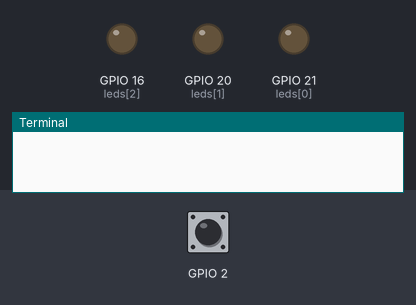
The program below on a simulated Raspberry Pi (BCM pin numbers). Parts: output pins drawn as LEDs (lit = HIGH), the last lines printed to the terminal. Inputs (shaded band) come from the test bench; at power-on: GPIO 2 HIGH.

Above: at 3.2 s.
3.3 s: GPIO 2 pulled LOW for 0.15 s
At 4.5 s:
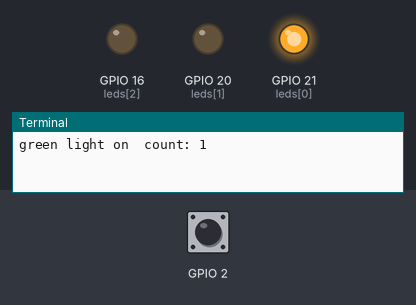
4.9 s: GPIO 2 pulled LOW for 1 s
At 5.7 s:
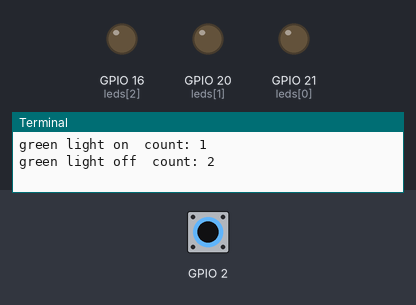
7.4 s: GPIO 2 pulled LOW for 3.2 s
At 8.8 s:
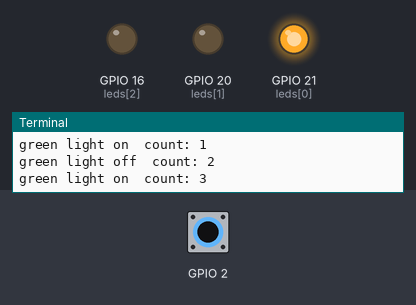
Timing chart, 0 to 10.4 s (numbered marks = the images above; inputs shaded):
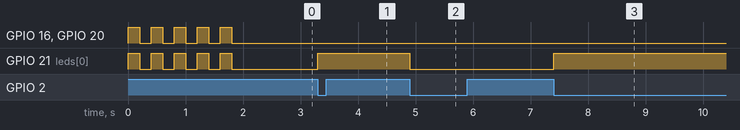

The program:

control-led-with-button.py
```python
import RPi.GPIO as GPIO
import time
led_1 = False
count = 0
leds = 21, 20, 16

def setupGPIO():
    global led
    GPIO.setmode(GPIO.BCM)
    GPIO.setwarnings(False)
    GPIO.setup(leds, GPIO.OUT, initial = GPIO.LOW)
    GPIO.setup(21, GPIO.OUT, initial = GPIO.LOW)
    GPIO.setup(2, GPIO.IN, pull_up_down= GPIO.PUD_UP)

def flashLED(count):
    global led
    for i in range (count):
        GPIO.output(leds, GPIO.HIGH)
        time.sleep(.2)
        GPIO.output(leds, GPIO.LOW)
        time.sleep(.2)

def switch(ev=None):
    global led_1, count
    led_1 = not led_1
    count +=1

    if led_1 == True:
        print("green light on\tcount: " + str(count))
        GPIO.output(21, GPIO.HIGH)
    else:
        print("green light off\tcount: " + str(count))
        GPIO.output(21, GPIO.LOW)


def detect_BP():
     GPIO.add_event_detect(2, GPIO.FALLING, callback=switch, bouncetime=300)

def wait():
    while True:
        time.sleep(1)

setupGPIO()
flashLED(5)
detect_BP()

wait()
```

Measured:
- after the input at 3.3 s, GPIO 21 (leds[0]): LOW → HIGH at once
- after the input at 4.9 s, GPIO 21 (leds[0]): HIGH → LOW at once
- after the input at 7.4 s, GPIO 21 (leds[0]): LOW → HIGH at once
